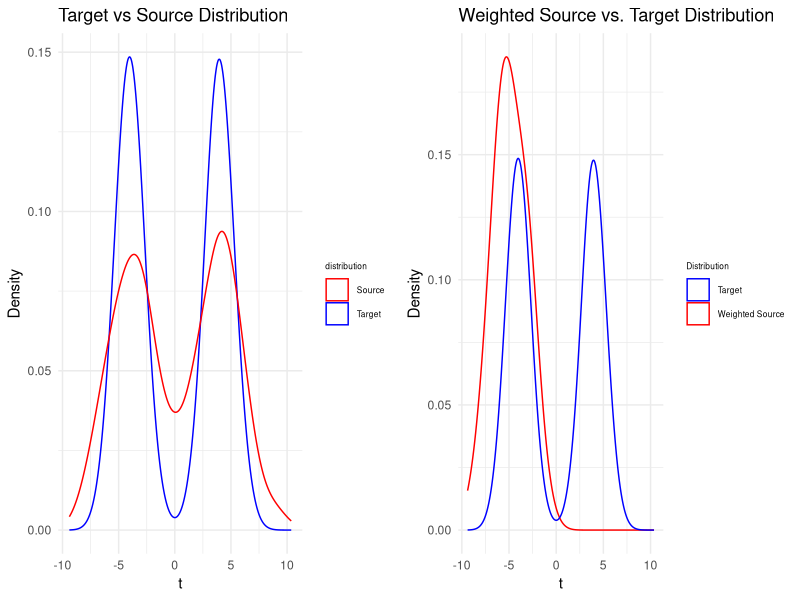

Generate this figure with R:
## ---- chunk 1
knitr::opts_chunk$set(echo = TRUE)
library(quadprog)
library(ggplot2)
library(proxy)
library(gridExtra)
## ---- chunk 2
# Set seed for reproducibility
set.seed(123)

# Define dimensionality and direction vector
D <- 20
v <- seq_len(D)  # Example: v = (1, 2, ..., 20)

# Number of samples
n_source <- 1000
n_target <- 1000

# Function to generate mixture of Gaussians
mix_2_gaussian <- function(n, means, sds) {
  comps <- sample.int(2, size = n, replace = TRUE, prob = c(0.5, 0.5))
  rnorm(n, mean = means[comps], sd = sds[comps])
}

# Generate source and target t values
source_t <- mix_2_gaussian(n_source, c(-4, 4), c(2, 2))  # Higher variance
target_t <- mix_2_gaussian(n_target, c(-4, 4), c(1, 1))  # Lower variance

# Embed t into D dimensions
X_source <- outer(source_t, v)  # n_source x D
X_target <- outer(target_t, v)  # n_target x D
###################################################################################################
# # Define RBF kernel function
# rbf_kernel <- function(x, y, sigma = 1) {
#   exp(-sum((x - y)^2) / (2 * sigma^2))
# }
# 
# # Compute the kernel matrix K (Source-to-Source) using vectorized operations
# compute_kernel_matrix_rbf <- function(X, sigma = 1) {
#   # Compute pairwise squared Euclidean distances
#   distance_sq <- as.matrix(dist(X, method = "euclidean"))^2
#   # Compute RBF kernel
#   K <- exp(-distance_sq / (2 * sigma^2))
#   return(K)
# }
# 
# # Compute K using RBF kernel
# sigma <- 5  # Initial sigma; to be tuned
# K <- compute_kernel_matrix_rbf(X_source, sigma)
# 
# # Compute the k vector (Source-to-Target) using vectorized operations
# compute_k_vector_rbf <- function(X_target, X_source, sigma = 1) {
#   # Compute cross pairwise squared Euclidean distances
#   distance_sq <- proxy::dist(X_target, X_source, method = "euclidean")^2
#   # Compute RBF kernel
#   K_cross <- exp(-distance_sq / (2 * sigma^2))
#   # Average over target samples
#   k_vec <- colMeans(K_cross)
#   return(k_vec)
# }
# 
# # Compute k_vec using RBF kernel
# k_vec <- compute_k_vector_rbf(X_target, X_source, sigma)
###################################################################################################
linear_kernel <- function(x, y) {
  sum(x * y)
}

# --------------------------
# 2) Compute K (source-to-source) with the linear kernel
# --------------------------
compute_linear_kernel_matrix <- function(X_source) {
  # X_source is n_source x D
  # We'll compute an n_source x n_source kernel matrix
  # with K[i,j] = x_i · x_j
  # Efficient approach: K = X_source %*% t(X_source)
  K_lin <- X_source %*% t(X_source)
  K_lin
}

K <- compute_linear_kernel_matrix(X_source)

# --------------------------
# 3) Compute k_vec (source-to-target) with the linear kernel
# --------------------------
compute_k_vector_linear <- function(X_target, X_source) {
  # For each source row i, we want average dot product with all target rows
  # i.e., k[i] = (1 / n_target) sum_j (x_i · x_j_target)
  
  # We'll do this by matrix multiplication: X_source %*% t(X_target)
  # Then average across target rows
  cross_mat <- X_source %*% t(X_target)   # (n_source x n_target)
  
  # k_vec[i] = mean of cross_mat[i, ] over j
  # So we want colMeans if cross_mat is transposed, or rowMeans if cross_mat is n_source x n_target
  # cross_mat is n_source x n_target, so rowMeans => length n_source
  k_lin <- rowMeans(cross_mat)
  
  k_lin
}

k_vec <- compute_k_vector_linear(X_target, X_source)

# Define upper bound for weights
B <- 1000  # Adjust based on your requirements

# Number of source samples
n1 <- nrow(X_source)

lambda <- 1e-7
K_reg <- K + diag(lambda, nrow(K))
# Construct Dmat and dvec for quadprog
Dmat <- (2 / n1^2) * K_reg  # Multiply by 2 due to quadprog's 1/2 factor
dvec <- (2 / n1) * k_vec

# Constraints:
# 1. sum(w) = 1 (equality)
# 2. 0 <= w_i <= B (inequality)

# Define epsilon for the "soft" sum constraint
epsilon <- 1  # for example

# 0) We already have n1 = number of source samples,
#    B = upper bound, from your existing code

# 1) Build the inequality constraint matrix A_ineq, each row is one constraint
#    Then remember quadprog wants A = t(A_ineq) in the end.

A_ineq <- rbind(
  # (1) sum(w) >= n1(1 - epsilon) --> row is  +1 +1 +1 ... +1
  rep(1, n1),

  # (2) sum(w) <= n1(1 + epsilon) --> row is -1 -1 -1 ... -1
  -rep(1, n1),
  
  # (3) w_i >= 0 --> rows of the identity matrix
  diag(n1),
  
  # (4) w_i <= B --> -w_i >= -B --> rows of -diag(n1)
  -diag(n1)
)

# 2) Build the corresponding b_ineq
b_ineq <- c(
  # (1) sum(w) >= n1(1 - epsilon)
  n1 * (1 - epsilon),

  # (2) sum(w) <= n1(1 + epsilon) => -sum(w) >= -n1(1+epsilon)
  -n1 * (1 + epsilon),

  # (3) w_i >= 0 => 0
  rep(0, n1),

  # (4) w_i <= B => -w_i >= -B
  rep(-B, n1)
)

# 3) Transpose, because solve.QP expects A^T w >= b
Amat <- t(A_ineq)
bvec <- b_ineq

# 4) No equality constraints here => meq = 0
meq <- 0


# 5) Solve the QP
qp_solution <- solve.QP(Dmat, dvec, Amat, bvec, meq = meq)

# Extract the optimal weights
w_opt <- qp_solution$solution
w_opt[w_opt < 1e-12] <- 0

# Verify constraints
cat("Sum of weights:", sum(w_opt), "\n")  # Should be ~1
cat("All weights >= 0:", all(w_opt >= 0), "\n")  # Should be TRUE
cat("All weights <= B:", all(w_opt <= B), "\n")  # Should be TRUE

# Visualization: Weighted Source vs. Target Distribution
df_source_weighted <- data.frame(
  source_t = source_t,
  w = w_opt
)

df_target <- data.frame(target_t = target_t)

source_target <- ggplot() +
  geom_density(data = df_target, aes(x = target_t, color = "Target")) +
  geom_density(data = df_source_weighted, aes(x = source_t, color = "Source")) +
  scale_color_manual(
    name   = "distribution",  # this is the legend title
    values = c("Target" = "blue",
               "Source" = "red")
  ) +
  labs(x = "t", y = "Density", title = "Target vs Source Distribution") +
  theme_minimal() +
  theme(
    legend.title = element_text(size = 6),  # Smaller legend title
    legend.text  = element_text(size = 6)    # Smaller legend text
  )

estimation_true <- ggplot() +
  geom_density(data = df_source_weighted, aes(x = source_t, weight = w, color = "Weighted Source")) +
  geom_density(data = df_target, aes(x = target_t, color = "Target")) +
  scale_color_manual(
    name = "Distribution",
    values = c("Weighted Source" = "red", "Target" = "blue")
  ) +
  labs(
    x = "t",
    y = "Density",
    title = "Weighted Source vs. Target Distribution"
  ) +
  theme_minimal() +
  theme(
    legend.title = element_text(size = 6),  # Smaller legend title
    legend.text  = element_text(size = 6)    # Smaller legend text
  )

grid.arrange(source_target, estimation_true, ncol = 2)

## ---- chunk 3
compute_mmd2_weighted <- function(X_source, w_opt, X_target, kernel_func, ...) {
  n_s <- nrow(X_source)
  n_t <- nrow(X_target)
  
  # Convert w -> alpha, i.e. alpha_i = w_i / n_s
  alpha <- w_opt / n_s
  
  # For target, each sample has weight = 1/n_t
  beta <- rep(1 / n_t, n_t)
  
  # We'll compute the 3 sums in the MMD^2 formula:
  # sum_{i,i'} alpha_i alpha_i' K(x_i, x_i')
  # sum_{j,j'} beta_j beta_j' K(y_j, y_j')
  # sum_{i,j} alpha_i beta_j K(x_i, y_j)
  
  # 1) Weighted source-source part
  ss_sum <- 0
  for (i in 1:n_s) {
    for (i2 in 1:n_s) {
      ss_sum <- ss_sum + alpha[i] * alpha[i2] * kernel_func(X_source[i,], X_source[i2,], ...)
    }
  }
  
  # 2) Weighted target-target part
  tt_sum <- 0
  for (j in 1:n_t) {
    for (j2 in 1:n_t) {
      tt_sum <- tt_sum + beta[j] * beta[j2] * kernel_func(X_target[j,], X_target[j2,], ...)
    }
  }
  
  # 3) Cross term: sum_{i,j} alpha_i beta_j K(x_i, y_j)
  st_sum <- 0
  for (i in 1:n_s) {
    for (j in 1:n_t) {
      st_sum <- st_sum + alpha[i] * beta[j] * kernel_func(X_source[i,], X_target[j,], ...)
    }
  }
  
  # MMD^2 = ss_sum + tt_sum - 2 * st_sum
  mmd2 <- ss_sum + tt_sum - 2 * st_sum
  return(mmd2)
}

linear_kernel <- function(x, y) {
  sum(x * y)
}

mmd2_val <- compute_mmd2_weighted(
  X_source, w_opt, X_target,
  kernel_func = linear_kernel
)

cat("MMD^2 between weighted source & target = ", mmd2_val, "\n")
cat("MMD = ", sqrt(mmd2_val), "\n")
